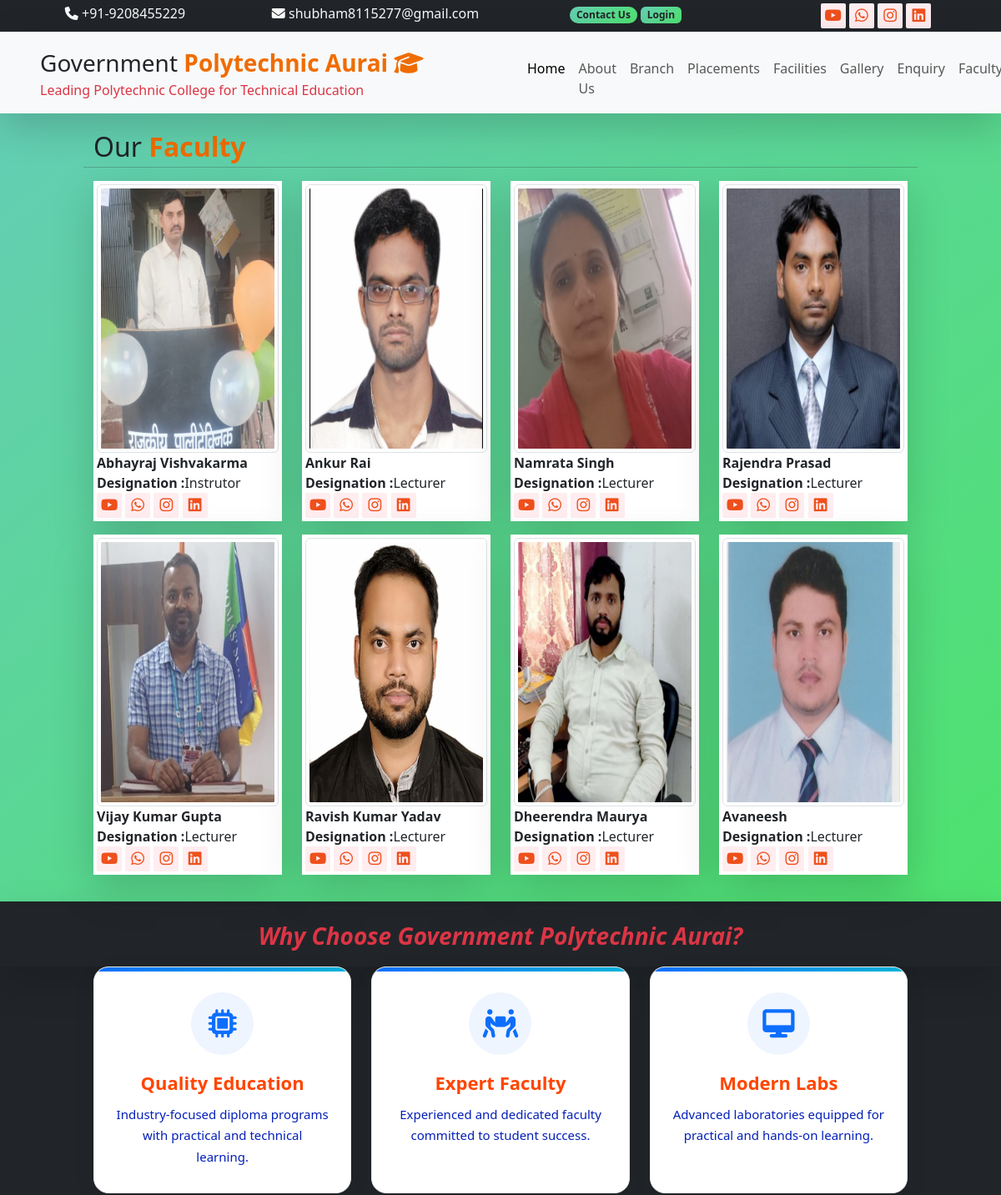
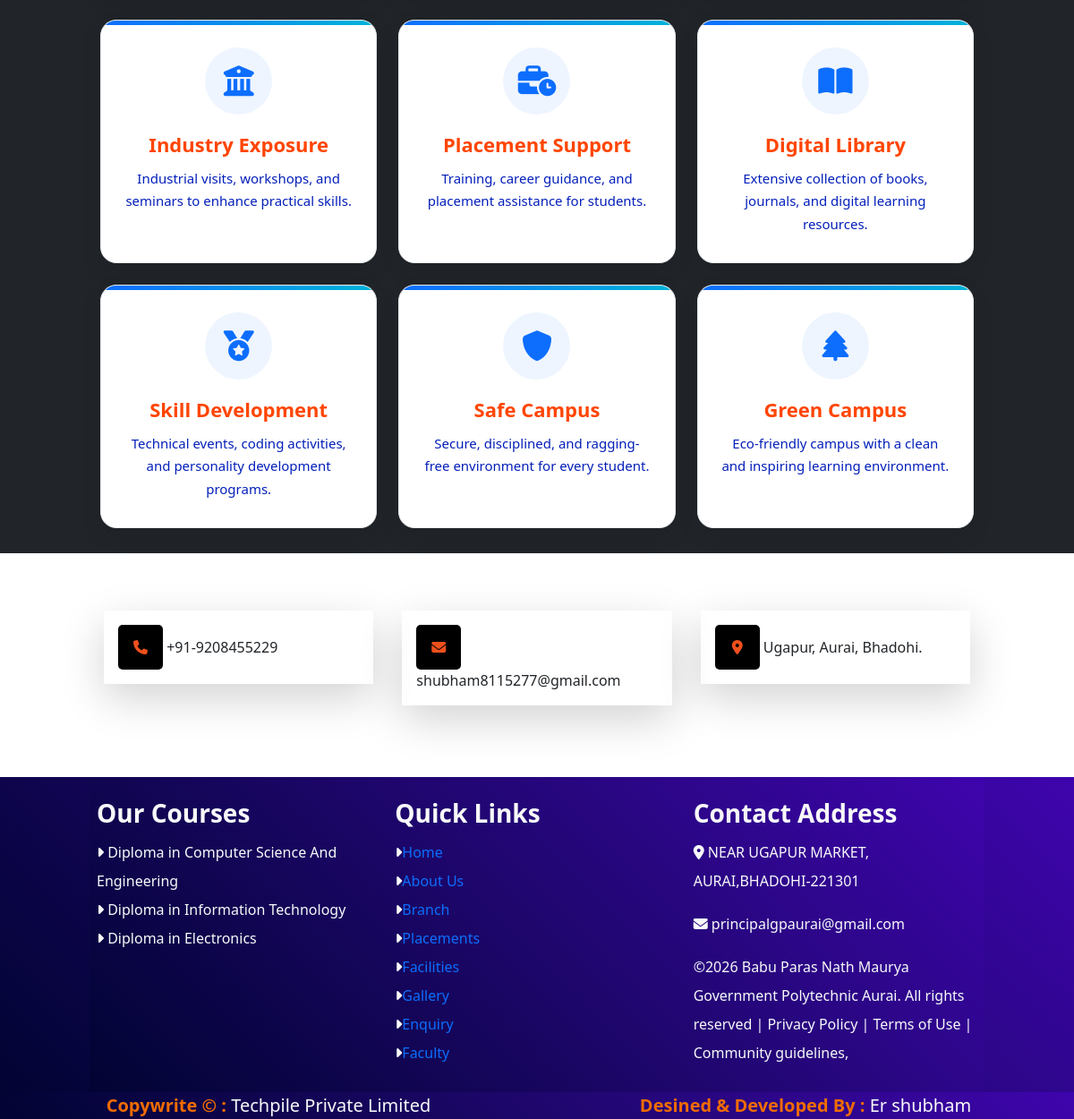
/user/faculty/, run on the app's committed database (2 pictures, top to bottom).
### user/models.py (models this page shows)
class tblteam(models.Model):
    name=models.CharField(max_length=50,null=True)
    designation=models.CharField(max_length=40,null=True)
    picture=models.ImageField(upload_to="static/team/")

### user/views.py (the view)
# urls.py: path("faculty/",views.team),
def team(request):
    data=tblteam.objects.all().order_by("-id")
    md={"tdata":data}
    return render(request,"user/team.html",md)

### templates/user/team.html
{% extends 'base.html'%}
{% load static%}
{% block childpage %}
<div class="row py-3 bg-color1">
        <div class="col-sm-10 mx-auto">
          <div class="row">
            <div class="col-sm-12 fs-2 text-dark">Our <b class="text-color1">Faculty</b> </div>
            <hr class="w-70"/>
          </div>
          <div class="row ">
           {% for x in tdata%}
            <div class="col-sm-3 social">
              <p class="bg-white  shadow-lg p-1">
              <img src="/{{x.picture}}" class="img-thumbnail"/>
              <b>{{x.name}}</b><br/>
                <b>Designation :</b>{{x.designation}} <br/>
               <a href="https://www.youtube.com/@Shubham18er" target="_blank"> <i class="fa-brands fa-youtube"></i></a>
               <a href="https://whatsapp.com/dl/" target="_blank"> <i class="fa-brands fa-whatsapp"></i></a>
               <a href="https://www.instagram.com/the_mathematic_1729?igsh=dmd3d2M2anFtYzg=" target="_blank"> <i class="fa-brands fa-instagram"></i></a>
               <a href="https://www.linkedin.com/public-profile/" target="_blank"> <i class="fa-brands fa-linkedin"></i></a>
              </p>
            </div>
            {% endfor %}
          </div>
        </div>
       </div>
{% endblock%}

### templates/base.html (style rules this page uses)
.bg-color1 { background: linear-gradient(140deg,hsl(165, 52%, 60%),rgb(78, 226, 110)); }
.text-color1 { color:#EF6C00; }
.social .fa-brands { color: #ee501c; background: #ffedf0; height: 30px; width: 30px; text-align: center; line-height: 30px; font-size: 18px; border-radius: 2px; }

### data on the page
tblteam: picture (picture), name "Abhayraj Vishvakarma", designation "Instrutor"
tblteam: picture (picture), name "Ankur Rai", designation "Lecturer"
tblteam: picture (picture), name "Namrata Singh", designation "Lecturer"
tblteam: picture (picture), name "Rajendra Prasad", designation "Lecturer"
tblteam: picture (picture), name "Vijay Kumar Gupta", designation "Lecturer"
tblteam: picture (picture), name "Ravish Kumar Yadav", designation "Lecturer"
tblteam: picture (picture), name "Dheerendra Maurya", designation "Lecturer"
tblteam: picture (picture), name "Avaneesh", designation "Lecturer"
